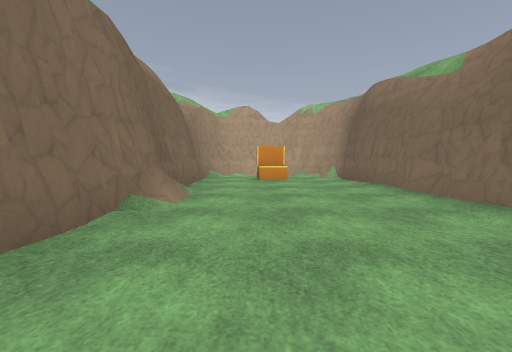
view 1 (above)

16 first-person views from a walk through a 3-D level made in the Godot game engine. The camera is 1.2 m above the floor, tilts 4° down and sees 90° across. The floor is counted in squares, 2 m on a side. Each view is taken from the middle of a square. On the plan, view 1 faces up. The plan holds only what a view shows up to about 9 squares ahead; the rest is blank. Surface patterns are stand-ins for the level's own textures.

view 2
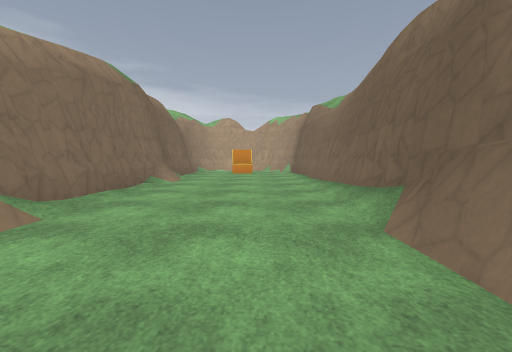

view 3
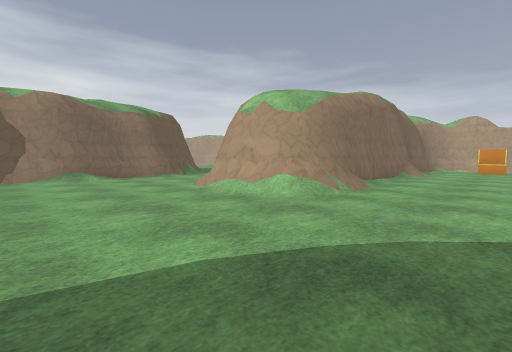

view 4
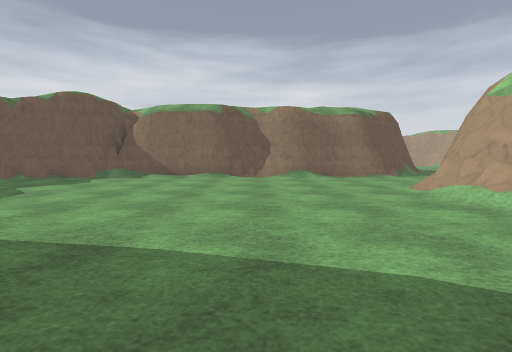

view 5
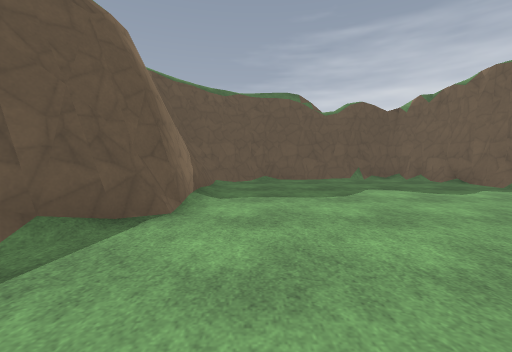

view 6
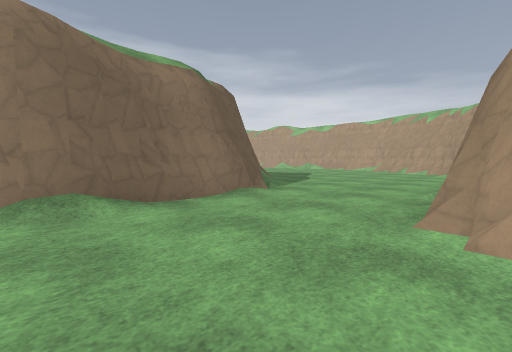

view 7
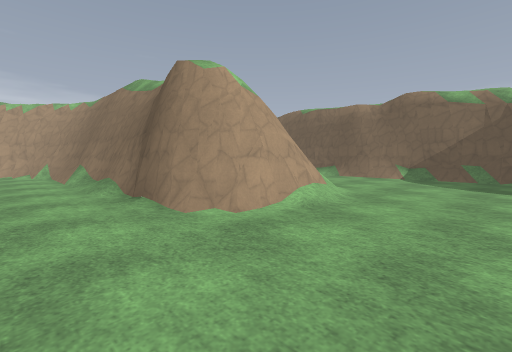

view 8
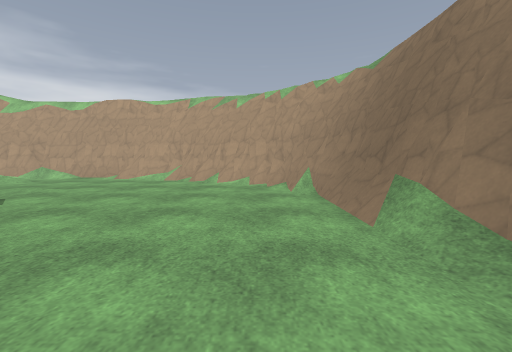

view 9
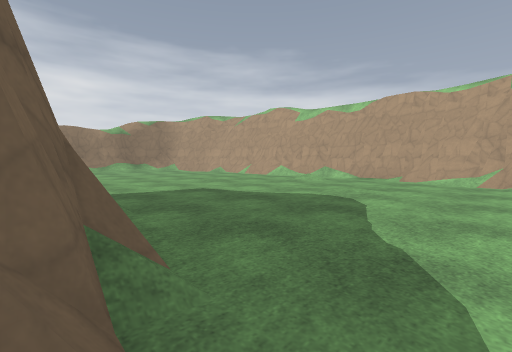

view 10
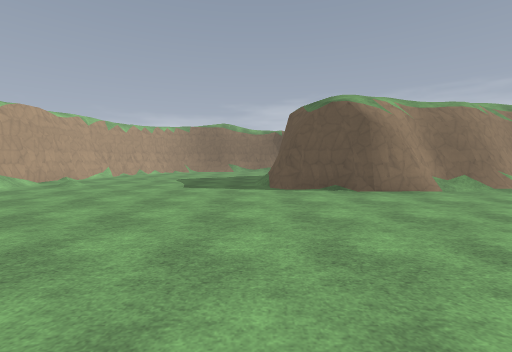

view 11
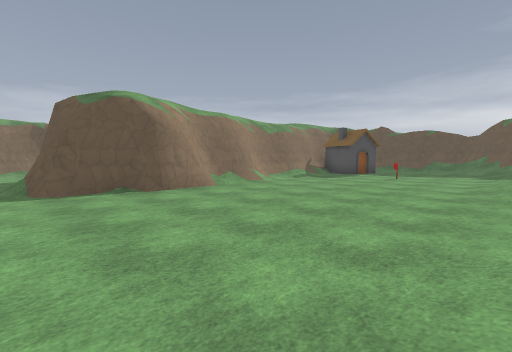

view 12
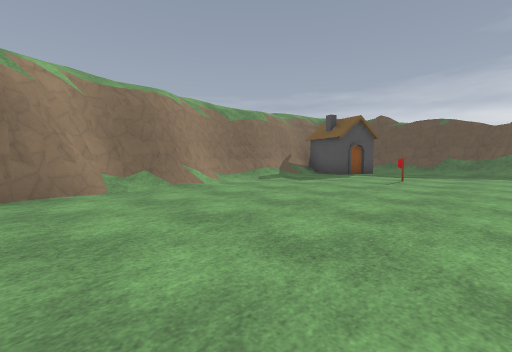

view 13
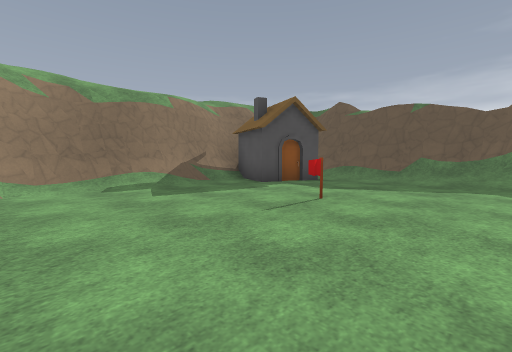

view 14
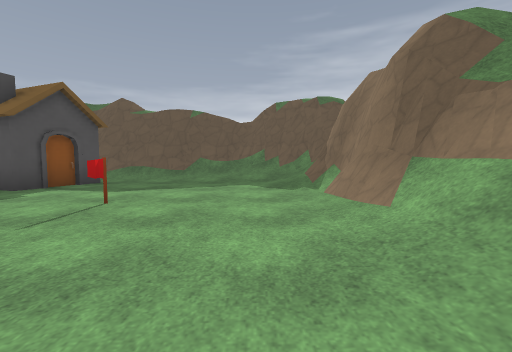

view 15
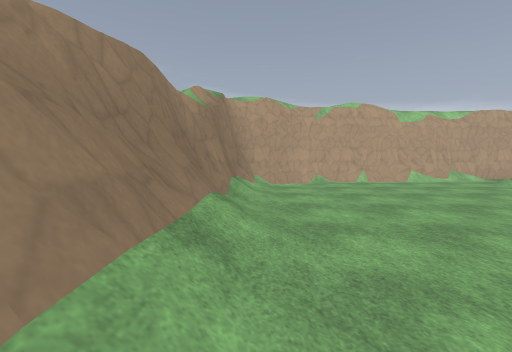

view 16
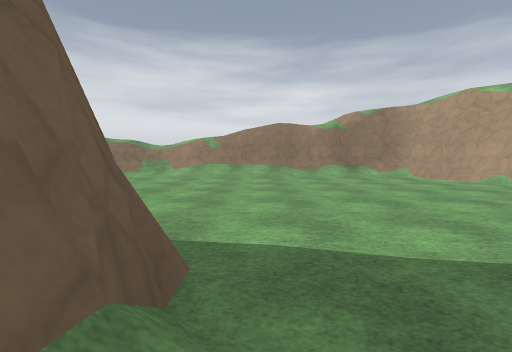

### Floor plan
Key: @ floor where view 1 was taken; # wall or solid block; . floor; / step, stairs or slope; = window, fence, low wall or low ledge; C chest; F flag; H house.
Columns run from 20 left of view 1 to 3 right of it. Each row starts with its distance up from view 1.
  9                   #####
  8     #########     #...##
  7  #####//.../###   #.C..#
  6 ##....../.....##  #....#
  5 ##.............#  #....#
  4 #/.............## #=...#
  3 #/.............## #....#
  2 #/..............# #....#
  1 #/......//......# #....#
  0 #/...../####....# #.@..#
 -1 #/...../   ##...###=..##
 -2 #/.....#    #...###/..##
 -3 #/.....##   #...///....#
 -4 #/...../#   #.........=#
 -5  /...../#   #.........##
 -6  /...../#   #.........
 -7  /......#   #/.......
 -8 #/......#    /......#
 -9 #/..F...#    /.....##
-10 #/......#   #/.....#
-11 #/.....H#   #/.....#
-12 #//...HH#   ##.....#
-13 ##/////      #.#####
-14  #######     ####

Positions as (right, up) in squares from view 1, and headings:
1: (0, 0), facing up
2: (1, -3), facing up
3: (1, -6), facing up-left
4: (1, -6), facing left
5: (-2, -6), facing down
6: (-4, -5), facing up-left
7: (-6, -5), facing up-right
8: (-6, 0), facing up
9: (-8, 0), facing up-left
10: (-19, 1), facing right
11: (-19, 1), facing down-right
12: (-18, -2), facing down-right
13: (-18, -6), facing down-right
14: (-18, -6), facing down
15: (-19, -1), facing up
16: (-11, 1), facing left
